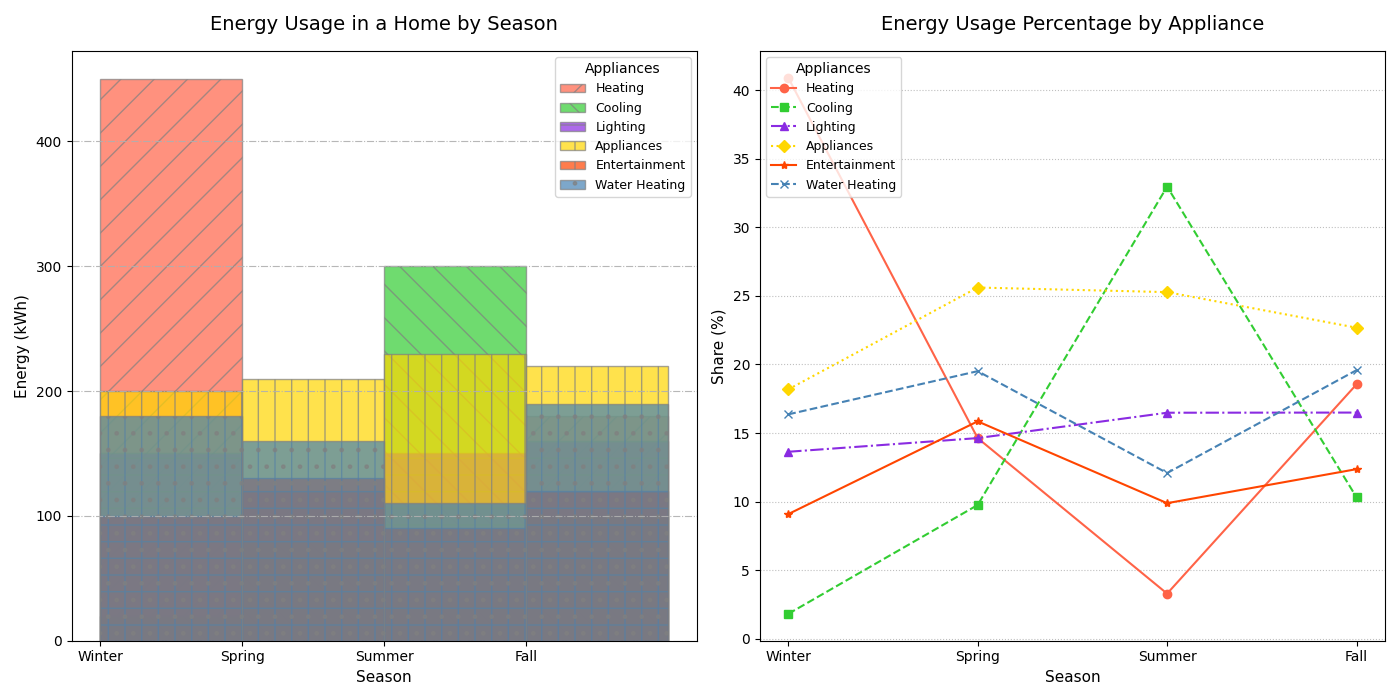

Write Python code to recreate this figure.
import matplotlib.pyplot as plt
import numpy as np

seasons = ['Winter', 'Spring', 'Summer', 'Fall']
heating = [450, 120, 30, 180]
cooling = [20, 80, 300, 100]
lighting = [150, 120, 150, 160]
appliances = [200, 210, 230, 220]
entertainment = [100, 130, 90, 120]
water_heating = [180, 160, 110, 190]
data = [heating, cooling, lighting, appliances, entertainment, water_heating]
appliance_labels = ['Heating', 'Cooling', 'Lighting', 'Appliances', 'Entertainment', 'Water Heating']

# Changed colors and added hatch patterns
colors = ['#FF6347', '#32CD32', '#8A2BE2', '#FFD700', '#FF4500', '#4682B4']
hatch_patterns = ['/', '\\', '-', '|', '+', '.']

fig, axs = plt.subplots(1, 2, figsize=(14, 7))

for i in range(len(data)):
    axs[0].hist(np.arange(len(seasons)), bins=np.arange(len(seasons) + 1), weights=data[i],
                label=appliance_labels[i], alpha=0.7, edgecolor='grey', color=colors[i], hatch=hatch_patterns[i])

axs[0].set_title("Energy Usage in a Home by Season", fontsize=14, pad=15)
axs[0].set_xlabel("Season", fontsize=11)
axs[0].set_ylabel("Energy (kWh)", fontsize=11)
axs[0].set_xticks(np.arange(len(seasons)))
axs[0].set_xticklabels(seasons, rotation=0)
axs[0].legend(title="Appliances", fontsize=9, title_fontsize='10', loc='upper right')  # Changed location and font size
axs[0].yaxis.grid(True, linestyle='-.', alpha=0.9)  # Altered grid style

def calculate_percentage_share(data):
    percentages = []
    total_consumption = [sum(x) for x in zip(*data)]
    for series in data:
        percentages.append([((val / total) * 100) if total != 0 else 0 for val, total in zip(series, total_consumption)])
    return percentages

percentage_data = calculate_percentage_share(data)

# Changed marker types and line styles
markers = ['o', 's', '^', 'D', '*', 'x']
line_styles = ['-', '--', '-.', ':', '-', '--']

for idx, percentage in enumerate(percentage_data):
    axs[1].plot(seasons, percentage, marker=markers[idx], linestyle=line_styles[idx], label=appliance_labels[idx], linewidth=1.5, color=colors[idx])

axs[1].set_title("Energy Usage Percentage by Appliance", fontsize=14, pad=15)
axs[1].set_xlabel("Season", fontsize=11)
axs[1].set_ylabel("Share (%)", fontsize=11)
axs[1].legend(title="Appliances", fontsize=9, title_fontsize='10', loc='upper left')  # Changed location
axs[1].yaxis.grid(True, linestyle=':', alpha=0.8)  # Altered grid style and alpha

plt.tight_layout()
plt.show()
